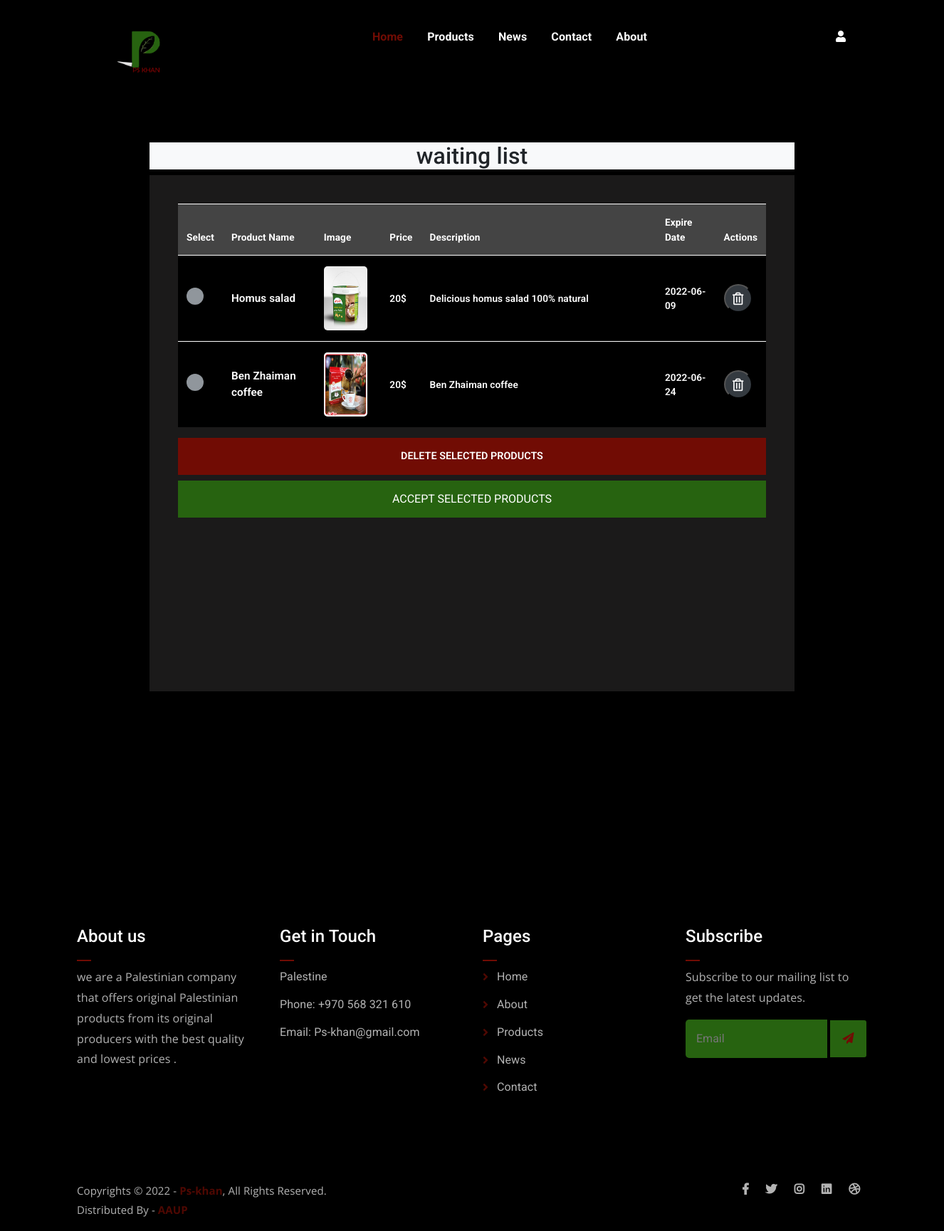
The app's page /WaitingList.php with its own data.
### tables this page shows
CREATE TABLE `products` (
  `id` int(40) NOT NULL,
  `name` varchar(100) NOT NULL,
  `price` text NOT NULL,
  `img` varchar(255) NOT NULL,
  `description` varchar(1000) NOT NULL,
  `expire_date` date NOT NULL,
  `status` tinyint(1) NOT NULL DEFAULT 0,
  `owner_id` int(40) NOT NULL,
  `category_id` int(11) NOT NULL
);

### handlers/db.php (called while the page is built, shortened)
<?php
    require_once('connect.php');
    function getAll($table){
        global $conn ;
        $getAll = "SELECT * FROM $table";
        $getAll = mysqli_query($conn,$getAll);
        $getAllData = mysqli_fetch_all($getAll,MYSQLI_ASSOC);
        return $getAllData;
    }
    function getWhere($table, $where){
        global $conn ;
        $getAll = "SELECT * FROM $table where $where ";
        $getAll = mysqli_query($conn,$getAll);
        $getAllData = mysqli_fetch_all($getAll,MYSQLI_ASSOC);
        return $getAllData;
    }
?>

### handlers/data.php (called while the page is built, shortened)
<?php
$products= getWhere('products','status = 1');
?>

### WaitingList.php (the view, shortened to what this page needs)
<?php
require_once('handlers/db.php');
require_once('handlers/data.php');
$products=getAll('products');
?>
<!DOCTYPE html>
<html lang="en">
<head>
    <link rel="stylesheet" href="assets/css/all.min.css">
    <link rel="stylesheet" href="assets/bootstrap/css/bootstrap.min.css">
    <link rel="stylesheet" href="assets/css/owl.carousel.css">
    <link rel="stylesheet" href="assets/css/magnific-popup.css">
    <link rel="stylesheet" href="assets/css/animate.css">
    <link rel="stylesheet" href="assets/css/meanmenu.min.css">
    <link rel="stylesheet" href="assets/css/main.css">
    <link rel="stylesheet" href="assets/css/custom3.css">
    <link rel="stylesheet" href="assets/css/myorder.css">
    <link rel="stylesheet" href="assets/css/fontawesome.min.css" />
    <link rel="stylesheet" href="assets/css/bootstrap.min.css" />
    <link rel="stylesheet" href="assets/css/templatemo-style.css">
</head>
<body>
        <?php require_once("./layouts/navbar.php")?>
        <div class="myorder">
            <div class="container ">
                <div class="row tm-content-row">
                    <div class="col-sm-12 col-md-12 col-lg-12 col-xl-12 tm-block-col">
                    <form method = "POST" >
                        <h2 class="text-center bg-light">waiting list</h2>
                        <div class="tm-bg-primary-dark tm-block tm-block-products">
                            <div class="tm-product-table-container">
                                <table class="table table-hover tm-table-small tm-product-table">
                                    <thead>
                                        <tr>
                                            <th class="text-white" scope="col">Select</th>
                                            <th class="text-white" scope="col">Product Name</th>
                                            <th class="text-white" scope="col">Image</th>
                                            <th class="text-white" scope="col">Price</th>
                                            <th class="text-white" scope="col">Description</th>
                                            <th class="text-white" scope="col">Expire Date</th>
                                            <th class="text-white" scope="col">Actions</th>
                                        </tr>
                                    </thead>
                                    <tbody>
                                    <?php foreach($products as $product):?>
                                        <tr>
                                            <th scope="row"><input type="checkbox" name="product[]" value="<?= $product['id']?>" /></th>
                                            <td class="tm-product-name text-white"><?= $product['name']?></td>
                                            <td class="text-white product-image "><img src="<?= $product['img']?>" alt="Image Not Found" ></td>
                                            <td class="text-white"><?= $product['price']?>$</td>
                                            <td class="text-white" style="width:40%;"><?= $product['description']?></td>
                                            <td class="text-white"><?= $product['expire_date']?></td>
                                            <td>
                                            <form method="POST" >
                                            <?php
                                            if($product['status']==1)
                                            echo("<button type='submit'class='tm-product-delete-link bg-dark' name ='delete'>
                                                    <i class='far fa-trash-alt tm-product-delete-icon'></i>
                                                </button>");
                                            else
                                            echo("<button type='submit' class='tm-product-delete-link accept-icon bg-dark' name ='approve'>
                                                <i class='fas fa-check '></i>
                                                  </button>");
                                            ?>
                                            </form>
                                            </td>
                                        </tr>
                                        <?php endforeach; ?>
                                    </tbody>
                                </table>
                            </div>
                            <button class="btn btn-primary btn-block text-uppercase " name="deleteAll">
                            Delete selected products
                            </button>
                            <button class="btn  btn-block text-uppercase success-color " name="approveAll">
                            Accept selected products
                            </button>
                        </div>
                        </form>
                    </div>
                </div>
            </div>
        </div>
            <?php require_once("./layouts/footer.php")?>
    </body>
</html>

### assets/css/main.css (style rules this page uses)
html { font-size: 14px; font-weight: 400; line-height: 28px; height: 100%; }
body { font-family: "Open Sans", sans-serif; font-weight: 400; font-size: 1rem; letter-spacing: 0.1px; line-height: 1.8; color:#000000; overflow-x: hidden; background-color:#fef7f7; }
body img { max-width: -webkit-fill-available; }
h1, .h1, h2, .h2, h4, .h4, h5, .h5, h6, .h6 { font-family: "Poppins", sans-serif; font-weight: 700; margin: 0 0 1.25rem 0; color: #276310; }
h2, .h2 { font-size: 3rem; font-weight: 700; line-height: 3.25rem; }
.product-image img { -webkit-transition: 0.3s; -o-transition: 0.3s; transition: 0.3s; }
html, body { height: 100%; }
.product-image { padding: 30px; padding-bottom: 0; }
.product-image img { width: 90%; height: 200px; border-radius: 5px; margin-bottom: 20px; }
thead { border-bottom: 1px solid #eee; }
td.product-image img { max-width: 150px; height: 90px; -webkit-box-shadow: none; box-shadow: none; margin-bottom: 0; }
.success-color { color: #fff; background-color: #276310; }

### assets/css/custom3.css (style rules this page uses)
body { background-color: #000; color: white; }

### assets/css/myorder.css (style rules this page uses)
.myorder { margin: 200px; }

### assets/css/templatemo-style.css (style rules this page uses)
html { font-size: 16px; overflow-x: hidden; }
body { font-family: Roboto, Helvetica, Arial, sans-serif; background-color: #000; overflow-x: hidden; }
.tm-block-col { margin-bottom: 30px; }
.tm-block { padding: 40px; -webkit-box-shadow: 1px 1px 5px 0 #000; -moz-box-shadow: 1px 1px 5px 0 #000; box-shadow: 1px 1px 5px 0 #000; min-height: 350px; height: 100%; max-height: 450px; }
.tm-content-row { justify-content: space-between; margin-left: -20px; margin-right: -20px; }
.table { background-color: #000; color: #fff; font-size: 85%; margin-bottom: 0; }
thead { background-color: rgb(68, 68, 68); color: #fff; }
.table thead th { border-bottom: 0; }
.btn { border-radius: 0; padding: 13px 28px; transition: all 0.2s ease; max-width: 100%; }
.btn-primary { color: #fff; background-color: #710C04; border: 2px solid #710C04; font-size: 90%; font-weight: 600; }
.table td, .table th { border-top: 1px solid #fff; padding: 15px 25px; vertical-align: middle; }
.tm-table-small td, .tm-table-small th { padding-left: 12px; padding-right: 12px; }
.table-hover tbody tr { transition: all 0.2s ease; }
.tm-bg-primary-dark { background-color: rgb(27, 26, 26); }
input[type="checkbox"] { cursor: pointer; -webkit-appearance: none; appearance: none; background-color: #90969c; background-position: center; border-radius: 50%; box-sizing: border-box; position: relative; box-sizing: content-box; width: 24px; height: 24px; transition: all 0.1s linear; }
.tm-block-products { min-height: 725px; }
.tm-product-table-container { max-height: 465px; margin-bottom: 15px; overflow-y: scroll; }
.tm-product-table tr { font-weight: 600; }
.tm-product-name { font-size: 0.95rem; font-weight: 600; }
.tm-product-delete-icon { font-size: 1.1rem; color: #fff; }
.tm-product-delete-link { padding: 10px; border-radius: 50%; background-color: rgb(27, 26, 26); display: inline-block; width: 40px; height: 40px; text-align: center; }

### records on screen
products: name "Homus salad", img (picture), price "20", description "Delicious homus salad 100% natural", expire_date "2022-06-09", status 1 (drawn)
products: name "Ben Zhaiman coffee", img (picture), price "20", description "Ben Zhaiman coffee", expire_date "2022-06-24", status 1 (drawn)
